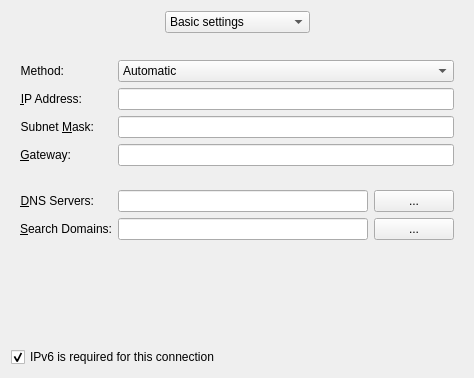
<?xml version="1.0" encoding="UTF-8"?>
<ui version="4.0">
 <class>SettingsIp6Config</class>
 <widget class="QWidget" name="SettingsIp6Config">
  <property name="geometry">
   <rect>
    <x>0</x>
    <y>0</y>
    <width>434</width>
    <height>378</height>
   </rect>
  </property>
  <property name="windowTitle">
   <string>IPv6 Address</string>
  </property>
  <property name="toolTip">
   <string extracomment="Advanced IP settings"/>
  </property>
  <layout class="QVBoxLayout" name="verticalLayout_2">
   <item>
    <layout class="QHBoxLayout" name="horizontalLayout">
     <item>
      <spacer name="horizontalSpacer">
       <property name="orientation">
        <enum>Qt::Horizontal</enum>
       </property>
       <property name="sizeHint" stdset="0">
        <size>
         <width>40</width>
         <height>20</height>
        </size>
       </property>
      </spacer>
     </item>
     <item>
      <widget class="KComboBox" name="cmbSettingsMode">
       <item>
        <property name="text">
         <string>Basic settings</string>
        </property>
       </item>
       <item>
        <property name="text">
         <string>Additional addresses</string>
        </property>
       </item>
       <item>
        <property name="text">
         <string>Routes</string>
        </property>
       </item>
      </widget>
     </item>
     <item>
      <spacer name="horizontalSpacer_2">
       <property name="orientation">
        <enum>Qt::Horizontal</enum>
       </property>
       <property name="sizeHint" stdset="0">
        <size>
         <width>40</width>
         <height>20</height>
        </size>
       </property>
      </spacer>
     </item>
    </layout>
   </item>
   <item>
    <spacer name="verticalSpacer_4">
     <property name="orientation">
      <enum>Qt::Vertical</enum>
     </property>
     <property name="sizeType">
      <enum>QSizePolicy::Fixed</enum>
     </property>
     <property name="sizeHint" stdset="0">
      <size>
       <width>20</width>
       <height>12</height>
      </size>
     </property>
    </spacer>
   </item>
   <item>
    <widget class="QStackedWidget" name="stackedWidget">
     <property name="currentIndex">
      <number>0</number>
     </property>
     <widget class="QWidget" name="pageBasicSettings">
      <layout class="QFormLayout" name="formLayout">
       <property name="fieldGrowthPolicy">
        <enum>QFormLayout::AllNonFixedFieldsGrow</enum>
       </property>
       <item row="0" column="0">
        <widget class="QLabel" name="label">
         <property name="text">
          <string>Method:</string>
         </property>
         <property name="alignment">
          <set>Qt::AlignRight|Qt::AlignTrailing|Qt::AlignVCenter</set>
         </property>
         <property name="buddy">
          <cstring>method</cstring>
         </property>
        </widget>
       </item>
       <item row="0" column="1">
        <widget class="KComboBox" name="method">
         <item>
          <property name="text">
           <string>Automatic</string>
          </property>
         </item>
         <item>
          <property name="text">
           <string>Automatic (addresses only)</string>
          </property>
         </item>
	 <item>
          <property name="text">
           <string>Automatic (DHCP only)</string>
          </property>
         </item>
         <item>
          <property name="text">
           <string comment="like in use Manual configuration">Manual</string>
          </property>
         </item>
         <item>
          <property name="text">
           <string>Link-Local</string>
          </property>
         </item>
         <item>
          <property name="text">
           <string>Shared</string>
          </property>
         </item>
         <item>
          <property name="text">
           <string comment="like in this setting is Disabled">Disabled</string>
          </property>
         </item>
        </widget>
       </item>
       <item row="1" column="0">
        <widget class="QLabel" name="addressLabel">
         <property name="text">
          <string>&amp;IP Address:</string>
         </property>
         <property name="alignment">
          <set>Qt::AlignRight|Qt::AlignTrailing|Qt::AlignVCenter</set>
         </property>
         <property name="buddy">
          <cstring>address</cstring>
         </property>
        </widget>
       </item>
       <item row="1" column="1">
        <widget class="KLineEdit" name="address">
         <property name="sizePolicy">
          <sizepolicy hsizetype="Minimum" vsizetype="Fixed">
           <horstretch>0</horstretch>
           <verstretch>0</verstretch>
          </sizepolicy>
         </property>
         <property name="toolTip">
          <string>Use this field to specify the IP address that should be used by this computer.</string>
         </property>
        </widget>
       </item>
       <item row="2" column="0">
        <widget class="QLabel" name="netMaskLabel">
         <property name="text">
          <string>Subnet &amp;Mask:</string>
         </property>
         <property name="alignment">
          <set>Qt::AlignRight|Qt::AlignTrailing|Qt::AlignVCenter</set>
         </property>
         <property name="buddy">
          <cstring>netMask</cstring>
         </property>
        </widget>
       </item>
       <item row="2" column="1">
        <widget class="KLineEdit" name="netMask">
         <property name="sizePolicy">
          <sizepolicy hsizetype="Minimum" vsizetype="Fixed">
           <horstretch>0</horstretch>
           <verstretch>0</verstretch>
          </sizepolicy>
         </property>
         <property name="toolTip">
          <string>Use this field to specify the subnet that the above IP address belongs to.</string>
         </property>
        </widget>
       </item>
       <item row="3" column="0">
        <widget class="QLabel" name="gatewayLabel">
         <property name="text">
          <string>&amp;Gateway:</string>
         </property>
         <property name="alignment">
          <set>Qt::AlignRight|Qt::AlignTrailing|Qt::AlignVCenter</set>
         </property>
         <property name="buddy">
          <cstring>gateway</cstring>
         </property>
        </widget>
       </item>
       <item row="3" column="1">
        <widget class="KLineEdit" name="gateway">
         <property name="sizePolicy">
          <sizepolicy hsizetype="Minimum" vsizetype="Fixed">
           <horstretch>0</horstretch>
           <verstretch>0</verstretch>
          </sizepolicy>
         </property>
         <property name="toolTip">
          <string>Use this field to specify the IP address of the gateway for requests outside the local network.</string>
         </property>
        </widget>
       </item>
       <item row="5" column="0">
        <widget class="QLabel" name="dnsLabel">
         <property name="text">
          <string>&amp;DNS Servers:</string>
         </property>
         <property name="textFormat">
          <enum>Qt::AutoText</enum>
         </property>
         <property name="alignment">
          <set>Qt::AlignRight|Qt::AlignTrailing|Qt::AlignVCenter</set>
         </property>
         <property name="buddy">
          <cstring>dns</cstring>
         </property>
        </widget>
       </item>
       <item row="5" column="1">
        <layout class="QHBoxLayout" name="horizontalLayout_2">
         <item>
          <widget class="KLineEdit" name="dns">
           <property name="sizePolicy">
            <sizepolicy hsizetype="Expanding" vsizetype="Fixed">
             <horstretch>0</horstretch>
             <verstretch>0</verstretch>
            </sizepolicy>
           </property>
           <property name="minimumSize">
            <size>
             <width>250</width>
             <height>0</height>
            </size>
           </property>
           <property name="toolTip">
            <string>Use this field to specify the IP address(es) of one or more DNS servers. Use ',' to separate entries.</string>
           </property>
          </widget>
         </item>
         <item>
          <widget class="KPushButton" name="dnsMorePushButton">
           <property name="text">
            <string>...</string>
           </property>
          </widget>
         </item>
        </layout>
       </item>
       <item row="6" column="0">
        <widget class="QLabel" name="dnsSearchLabel">
         <property name="text">
          <string>&amp;Search Domains:</string>
         </property>
         <property name="alignment">
          <set>Qt::AlignRight|Qt::AlignTrailing|Qt::AlignVCenter</set>
         </property>
         <property name="buddy">
          <cstring>dnsSearch</cstring>
         </property>
        </widget>
       </item>
       <item row="6" column="1">
        <layout class="QHBoxLayout" name="horizontalLayout_5">
         <item>
          <widget class="KLineEdit" name="dnsSearch">
           <property name="minimumSize">
            <size>
             <width>250</width>
             <height>0</height>
            </size>
           </property>
          </widget>
         </item>
         <item>
          <widget class="KPushButton" name="dnsSearchMorePushButton">
           <property name="text">
            <string>...</string>
           </property>
          </widget>
         </item>
        </layout>
       </item>
       <item row="4" column="1">
        <spacer name="verticalSpacer_2">
         <property name="orientation">
          <enum>Qt::Vertical</enum>
         </property>
         <property name="sizeType">
          <enum>QSizePolicy::Fixed</enum>
         </property>
         <property name="sizeHint" stdset="0">
          <size>
           <width>20</width>
           <height>12</height>
          </size>
         </property>
        </spacer>
       </item>
       <item row="7" column="1">
        <spacer name="verticalSpacer_5">
         <property name="orientation">
          <enum>Qt::Vertical</enum>
         </property>
         <property name="sizeType">
          <enum>QSizePolicy::Fixed</enum>
         </property>
         <property name="sizeHint" stdset="0">
          <size>
           <width>20</width>
           <height>12</height>
          </size>
         </property>
        </spacer>
       </item>
      </layout>
     </widget>
     <widget class="QWidget" name="pageAdditionalAddresses">
      <layout class="QVBoxLayout" name="verticalLayout">
       <item>
        <widget class="IpV6AdvancedWidget" name="advancedSettings" native="true">
         <property name="sizePolicy">
          <sizepolicy hsizetype="Preferred" vsizetype="Expanding">
           <horstretch>0</horstretch>
           <verstretch>0</verstretch>
          </sizepolicy>
         </property>
        </widget>
       </item>
       <item>
        <spacer name="verticalSpacer_3">
         <property name="orientation">
          <enum>Qt::Vertical</enum>
         </property>
         <property name="sizeType">
          <enum>QSizePolicy::Preferred</enum>
         </property>
         <property name="sizeHint" stdset="0">
          <size>
           <width>20</width>
           <height>0</height>
          </size>
         </property>
        </spacer>
       </item>
      </layout>
     </widget>
     <widget class="QWidget" name="pageRoutes">
      <layout class="QVBoxLayout" name="verticalLayout_3">
       <item>
        <widget class="IpV6RoutesWidget" name="routesSettings" native="true">
         <property name="sizePolicy">
          <sizepolicy hsizetype="Preferred" vsizetype="Expanding">
           <horstretch>0</horstretch>
           <verstretch>0</verstretch>
          </sizepolicy>
         </property>
        </widget>
       </item>
       <item>
        <spacer name="verticalSpacer">
         <property name="orientation">
          <enum>Qt::Vertical</enum>
         </property>
         <property name="sizeType">
          <enum>QSizePolicy::Preferred</enum>
         </property>
         <property name="sizeHint" stdset="0">
          <size>
           <width>20</width>
           <height>0</height>
          </size>
         </property>
        </spacer>
       </item>
      </layout>
     </widget>
    </widget>
   </item>
   <item>
    <widget class="QCheckBox" name="cbMayFail">
     <property name="text">
      <string>IPv6 is required for this connection</string>
     </property>
     <property name="checked">
      <bool>true</bool>
     </property>
    </widget>
   </item>
  </layout>
 </widget>
 <customwidgets>
  <customwidget>
   <class>KComboBox</class>
   <extends>QComboBox</extends>
   <header>kcombobox.h</header>
  </customwidget>
  <customwidget>
   <class>KLineEdit</class>
   <extends>QLineEdit</extends>
   <header>klineedit.h</header>
  </customwidget>
  <customwidget>
   <class>KPushButton</class>
   <extends>QPushButton</extends>
   <header>kpushbutton.h</header>
  </customwidget>
  <customwidget>
   <class>IpV6AdvancedWidget</class>
   <extends>QWidget</extends>
   <header>ipv6advancedwidget.h</header>
   <container>1</container>
  </customwidget>
  <customwidget>
   <class>IpV6RoutesWidget</class>
   <extends>QWidget</extends>
   <header>ipv6routeswidget.h</header>
   <container>1</container>
  </customwidget>
 </customwidgets>
 <tabstops>
  <tabstop>method</tabstop>
  <tabstop>address</tabstop>
  <tabstop>netMask</tabstop>
  <tabstop>gateway</tabstop>
  <tabstop>dns</tabstop>
  <tabstop>dnsMorePushButton</tabstop>
  <tabstop>dnsSearch</tabstop>
  <tabstop>dnsSearchMorePushButton</tabstop>
  <tabstop>cmbSettingsMode</tabstop>
 </tabstops>
 <resources/>
 <connections>
  <connection>
   <sender>cmbSettingsMode</sender>
   <signal>currentIndexChanged(int)</signal>
   <receiver>stackedWidget</receiver>
   <slot>setCurrentIndex(int)</slot>
   <hints>
    <hint type="sourcelabel">
     <x>291</x>
     <y>30</y>
    </hint>
    <hint type="destinationlabel">
     <x>429</x>
     <y>61</y>
    </hint>
   </hints>
  </connection>
 </connections>
</ui>
